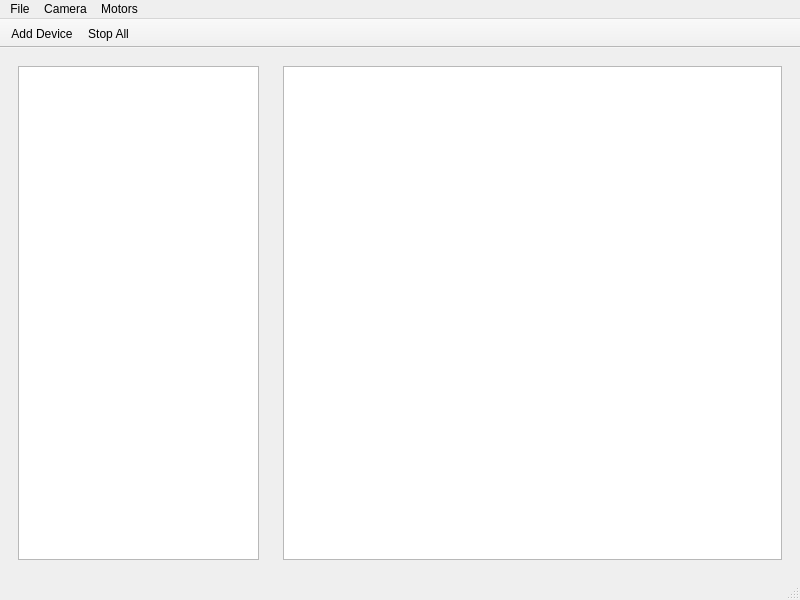
<?xml version="1.0" encoding="UTF-8"?>
<ui version="4.0">
 <class>MainWindow</class>
 <widget class="QMainWindow" name="MainWindow">
  <property name="geometry">
   <rect>
    <x>0</x>
    <y>0</y>
    <width>800</width>
    <height>600</height>
   </rect>
  </property>
  <property name="windowTitle">
   <string>Autogator</string>
  </property>
  <property name="windowIcon">
   <iconset resource="../res.qrc">
    <normaloff>:/images/images/favicon-32x32.png</normaloff>:/images/images/favicon-32x32.png</iconset>
  </property>
  <property name="styleSheet">
   <string notr="true"/>
  </property>
  <widget class="QWidget" name="centralwidget">
   <property name="layoutDirection">
    <enum>Qt::LeftToRight</enum>
   </property>
   <layout class="QGridLayout" name="gridLayout">
    <item row="0" column="0">
     <layout class="QHBoxLayout" name="horizontalLayout">
      <item>
       <widget class="QFrame" name="frame_Controllers">
        <property name="sizePolicy">
         <sizepolicy hsizetype="Preferred" vsizetype="Preferred">
          <horstretch>1</horstretch>
          <verstretch>0</verstretch>
         </sizepolicy>
        </property>
        <property name="baseSize">
         <size>
          <width>200</width>
          <height>0</height>
         </size>
        </property>
        <property name="frameShape">
         <enum>QFrame::NoFrame</enum>
        </property>
        <property name="frameShadow">
         <enum>QFrame::Raised</enum>
        </property>
        <layout class="QVBoxLayout" name="verticalLayout">
         <item>
          <widget class="QListView" name="listView_Controllers">
           <property name="minimumSize">
            <size>
             <width>200</width>
             <height>0</height>
            </size>
           </property>
          </widget>
         </item>
        </layout>
       </widget>
      </item>
      <item>
       <widget class="QFrame" name="frame_CameraDisplay">
        <property name="sizePolicy">
         <sizepolicy hsizetype="Preferred" vsizetype="Preferred">
          <horstretch>2</horstretch>
          <verstretch>0</verstretch>
         </sizepolicy>
        </property>
        <property name="frameShape">
         <enum>QFrame::NoFrame</enum>
        </property>
        <property name="frameShadow">
         <enum>QFrame::Raised</enum>
        </property>
        <layout class="QHBoxLayout" name="horizontalLayout_2">
         <item>
          <widget class="QGraphicsView" name="graphicsView_Screen"/>
         </item>
        </layout>
       </widget>
      </item>
     </layout>
    </item>
   </layout>
  </widget>
  <widget class="QMenuBar" name="menubar">
   <property name="geometry">
    <rect>
     <x>0</x>
     <y>0</y>
     <width>800</width>
     <height>22</height>
    </rect>
   </property>
   <widget class="QMenu" name="menuFile">
    <property name="title">
     <string>File</string>
    </property>
    <addaction name="actionExit"/>
   </widget>
   <widget class="QMenu" name="menuDevices">
    <property name="title">
     <string>Camera</string>
    </property>
    <widget class="QMenu" name="menuZoom_level">
     <property name="title">
      <string>Zoom level</string>
     </property>
     <addaction name="action25"/>
     <addaction name="action33"/>
     <addaction name="action50"/>
     <addaction name="action66"/>
     <addaction name="action75"/>
     <addaction name="action100"/>
     <addaction name="action125"/>
     <addaction name="action133"/>
     <addaction name="action150"/>
    </widget>
    <addaction name="actionSelect_camera"/>
    <addaction name="separator"/>
    <addaction name="menuZoom_level"/>
   </widget>
   <widget class="QMenu" name="menuMotors">
    <property name="title">
     <string>Motors</string>
    </property>
    <addaction name="actionLocate_DLL"/>
    <addaction name="actionAdd_ThorLabs_devices"/>
   </widget>
   <addaction name="menuFile"/>
   <addaction name="menuDevices"/>
   <addaction name="menuMotors"/>
  </widget>
  <widget class="QStatusBar" name="statusbar"/>
  <widget class="QToolBar" name="toolBar">
   <property name="windowTitle">
    <string>toolBar</string>
   </property>
   <property name="movable">
    <bool>false</bool>
   </property>
   <attribute name="toolBarArea">
    <enum>TopToolBarArea</enum>
   </attribute>
   <attribute name="toolBarBreak">
    <bool>false</bool>
   </attribute>
   <addaction name="actionAdd_Device"/>
   <addaction name="actionStop_All"/>
  </widget>
  <action name="actionAdd_Device">
   <property name="icon">
    <iconset resource="../res.qrc">
     <normaloff>:/images/images/favicon-32x32.png</normaloff>:/images/images/favicon-32x32.png</iconset>
   </property>
   <property name="text">
    <string>Add Device</string>
   </property>
  </action>
  <action name="actionSelect_camera">
   <property name="text">
    <string>Select camera</string>
   </property>
  </action>
  <action name="actionAdd_ThorLabs_devices">
   <property name="text">
    <string>Open ThorLabs devices</string>
   </property>
  </action>
  <action name="action25">
   <property name="text">
    <string>25%</string>
   </property>
  </action>
  <action name="action33">
   <property name="text">
    <string>33%</string>
   </property>
  </action>
  <action name="action50">
   <property name="text">
    <string>50%</string>
   </property>
  </action>
  <action name="action66">
   <property name="text">
    <string>66%</string>
   </property>
  </action>
  <action name="action75">
   <property name="text">
    <string>75%</string>
   </property>
  </action>
  <action name="action100">
   <property name="text">
    <string>100%</string>
   </property>
  </action>
  <action name="action125">
   <property name="text">
    <string>125%</string>
   </property>
  </action>
  <action name="action133">
   <property name="text">
    <string>133%</string>
   </property>
  </action>
  <action name="action150">
   <property name="text">
    <string>150%</string>
   </property>
  </action>
  <action name="actionExit">
   <property name="text">
    <string>Exit</string>
   </property>
  </action>
  <action name="actionLocate_DLL">
   <property name="text">
    <string>Locate ThorLabs DLLs</string>
   </property>
  </action>
  <action name="actionStop_All">
   <property name="icon">
    <iconset resource="../res.qrc">
     <normaloff>:/images/images/stop.jpg</normaloff>:/images/images/stop.jpg</iconset>
   </property>
   <property name="text">
    <string>Stop All</string>
   </property>
   <property name="toolTip">
    <string>Immediately stop all motion</string>
   </property>
  </action>
 </widget>
 <resources>
  <include location="../res.qrc"/>
 </resources>
 <connections/>
</ui>
